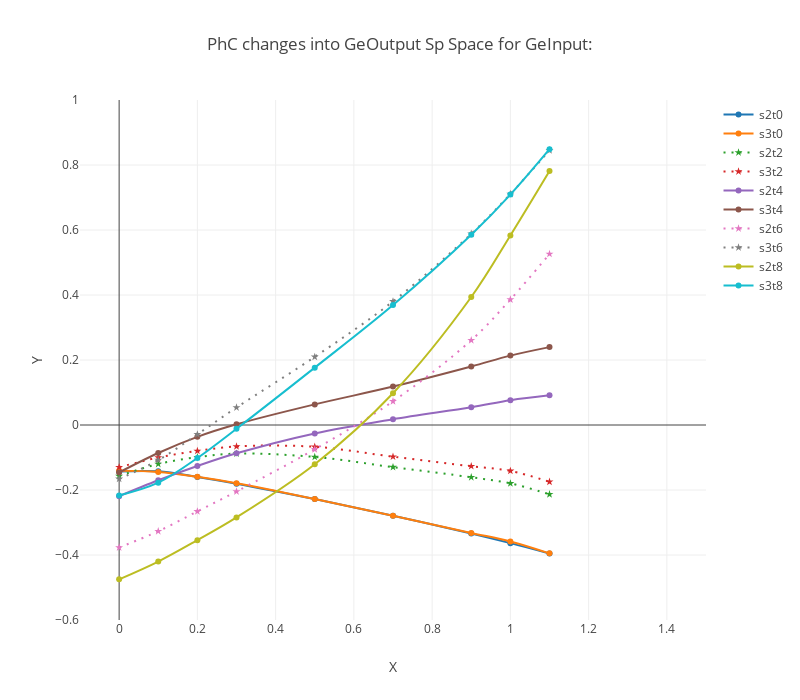

The notebook cell saved with this chart:
### Code cell
layout = go.Layout(
    title = 'Initial Curves',
    height = 700,
    width = 800,
    hovermode= 'closest',
    xaxis= dict(
        title= 'X',
        range = [-.1,1.5],
    ),
    yaxis=dict(
        title= 'Y',
        range = [-.6,1.],
    )
)
layout.title = 'PhC changes into GeOutput Sp Space for GeInput: ' 
f = gy.graphCurves(gx, layout, labels=['s2t0', 's3t0','s2t2', 's3t2','s2t4', 's3t4','s2t6', 's3t6','s2t8', 's3t8', ], dashRange=gy.rangeList([range(2,4),range(6,8)]))

offline.iplot(f)

### Figure 1 — Plotly figure (JSON) as saved in the notebook; plotly's stock layout.template omitted (floating-point values rounded to 4 significant figures)
{"data": [{"line": {"shape": "spline"}, "name": "s2t0", "type": "scatter", "uid": "64789d2e-5598-49db-a230-6c335debe666", "x": [0, 0.1, 0.2, 0.3, 0.5, 0.7, 0.9, 1, 1.1], "y": [-0.1433, -0.1425, -0.1597, -0.1806, -0.2279, -0.2791, -0.3339, -0.3635, -0.3956]}, {"line": {"shape": "spline"}, "name": "s3t0", "type": "scatter", "uid": "788576fd-629f-4f63-af24-545e9c378abe", "x": [0, 0.1, 0.2, 0.3, 0.5, 0.7, 0.9, 1, 1.1], "y": [-0.1407, -0.1442, -0.1594, -0.1793, -0.2278, -0.2793, -0.3321, -0.3582, -0.3949]}, {"line": {"dash": "2px,6px", "shape": "spline"}, "marker": {"symbol": "star"}, "name": "s2t2", "type": "scatter", "uid": "b930f37f-64ce-4235-88df-5d433b232ba4", "x": [0, 0.1, 0.2, 0.3, 0.5, 0.7, 0.9, 1, 1.1], "y": [-0.1568, -0.12, -0.09901, -0.08802, -0.09831, -0.1297, -0.1608, -0.1796, -0.2133]}, {"line": {"dash": "2px,6px", "shape": "spline"}, "marker": {"symbol": "star"}, "name": "s3t2", "type": "scatter", "uid": "05d38c30-4e31-457e-92fe-760fadb5f764", "x": [0, 0.1, 0.2, 0.3, 0.5, 0.7, 0.9, 1, 1.1], "y": [-0.1299, -0.1001, -0.07991, -0.06599, -0.06701, -0.09756, -0.1268, -0.1412, -0.1748]}, {"line": {"shape": "spline"}, "name": "s2t4", "type": "scatter", "uid": "4dadbec2-6351-4163-83ac-dda84374f61e", "x": [0, 0.1, 0.2, 0.3, 0.5, 0.7, 0.9, 1, 1.1], "y": [-0.2189, -0.17, -0.1262, -0.08717, -0.02585, 0.01788, 0.05467, 0.0762, 0.09132]}, {"line": {"shape": "spline"}, "name": "s3t4", "type": "scatter", "uid": "b173e8b5-7476-46f2-92a3-5a93dcd4d9f2", "x": [0, 0.1, 0.2, 0.3, 0.5, 0.7, 0.9, 1, 1.1], "y": [-0.1458, -0.08605, -0.03647, 0.002122, 0.06344, 0.1182, 0.1801, 0.2135, 0.2397]}, {"line": {"dash": "2px,6px", "shape": "spline"}, "marker": {"symbol": "star"}, "name": "s2t6", "type": "scatter", "uid": "e282d2ac-b120-41ed-ba42-a742153c8ec5", "x": [0, 0.1, 0.2, 0.3, 0.5, 0.7, 0.9, 1, 1.1], "y": [-0.3769, -0.327, -0.2658, -0.2045, -0.0747, 0.07285, 0.2608, 0.386, 0.5262]}, {"line": {"dash": "2px,6px", "shape": "spline"}, "marker": {"symbol": "star"}, "name": "s3t6", "type": "scatter", "uid": "3cc2dcfc-0f36-4d5b-a5ae-d61ac6dcde55", "x": [0, 0.1, 0.2, 0.3, 0.5, 0.7, 0.9, 1, 1.1], "y": [-0.1658, -0.1079, -0.02872, 0.05385, 0.2097, 0.3803, 0.5883, 0.7108, 0.8453]}, {"line": {"shape": "spline"}, "name": "s2t8", "type": "scatter", "uid": "46e82b06-8e57-42a8-9cae-39df449c34e2", "x": [0, 0.1, 0.2, 0.3, 0.5, 0.7, 0.9, 1, 1.1], "y": [-0.4748, -0.4201, -0.3543, -0.2843, -0.1208, 0.09782, 0.3939, 0.5833, 0.7816]}, {"line": {"shape": "spline"}, "name": "s3t8", "type": "scatter", "uid": "324c510a-247b-47bb-a067-e2aac6e56724", "x": [0, 0.1, 0.2, 0.3, 0.5, 0.7, 0.9, 1, 1.1], "y": [-0.2169, -0.1776, -0.1017, -0.01159, 0.1765, 0.3691, 0.5853, 0.709, 0.8486]}], "layout": {"height": 700, "hovermode": "closest", "title": {"text": "PhC changes into GeOutput Sp Space for GeInput: "}, "width": 800, "xaxis": {"range": [-0.1, 1.5], "title": {"text": "X"}}, "yaxis": {"range": [-0.6, 1], "title": {"text": "Y"}}}}
